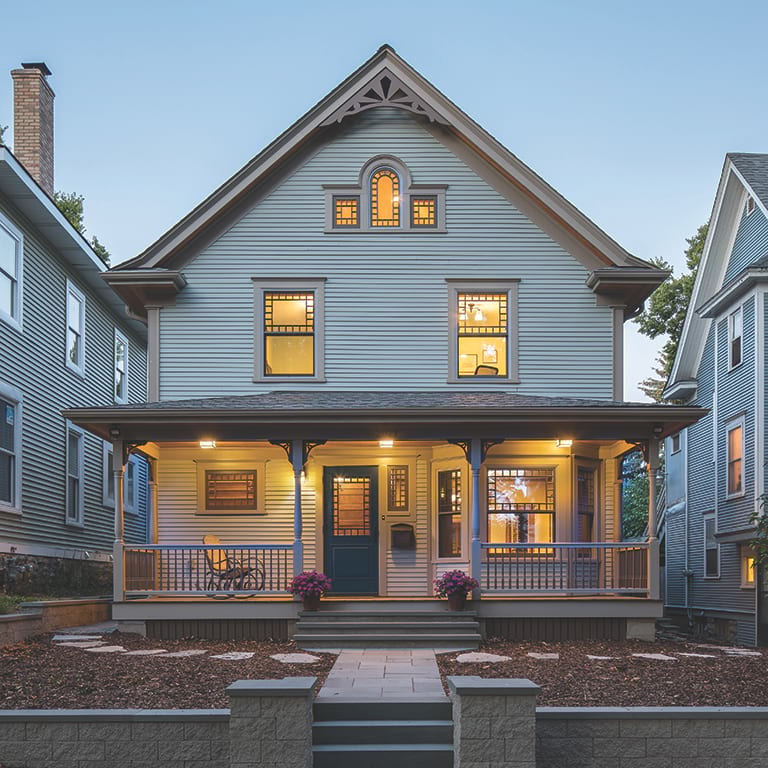
#> input picture casa.jpg, 768 x 768 px, found by its file name
$ jupyter execute TallerCV.ipynb
#> lines starting #> are read from the running program, lines starting #| are printed output that depends on the picture
<a href="https://colab.research.google.com/github/santialferez/tallerCV/blob/master/TallerCV.ipynb" target="_parent"></a>

[cell 1]
import numpy as np
import cv2
from urllib import request
from matplotlib import pyplot as plt

[cell 2]
# Funcion para leer una imagen desde un link (url) con opencv
def url_to_image(url):
  #Baja la imagen, la convierte en un array de numpy y la lee con opencv
  resp = request.urlopen(url)
  image = np.asarray(bytearray(resp.read()), dtype="uint8")
  image = cv2.imdecode(image, cv2.IMREAD_COLOR)
#> image is the input picture: shape (768, 768, 3); mean B, G, R 132.8, 128.1, 122.8
  return image

## Jugando con la convolución bidimensionay los kernels

Si no se sube una imagen a Colab, y se usa el link dispuesto

[cell 3]
im = url_to_image("https://github.com/santialferez/tallerCV/blob/master/casa.jpg?raw=true")
im = cv2.cvtColor(im, cv2.COLOR_BGR2RGB) # Opencv tiene por defecto los colores BGR (blue,green,red)
plt.imshow(im);

Si se sube una imagen a la carpeta raíz de Colab

[cell 4]
im = cv2.imread("casa.jpg")
im = cv2.cvtColor(im, cv2.COLOR_BGR2RGB) # Opencv tiene por defecto los colores BGR (blue,green,red)
plt.imshow(im);

Conversión a escala de grises

[cell 5]
im_gray = cv2.cvtColor(im, cv2.COLOR_RGB2GRAY)
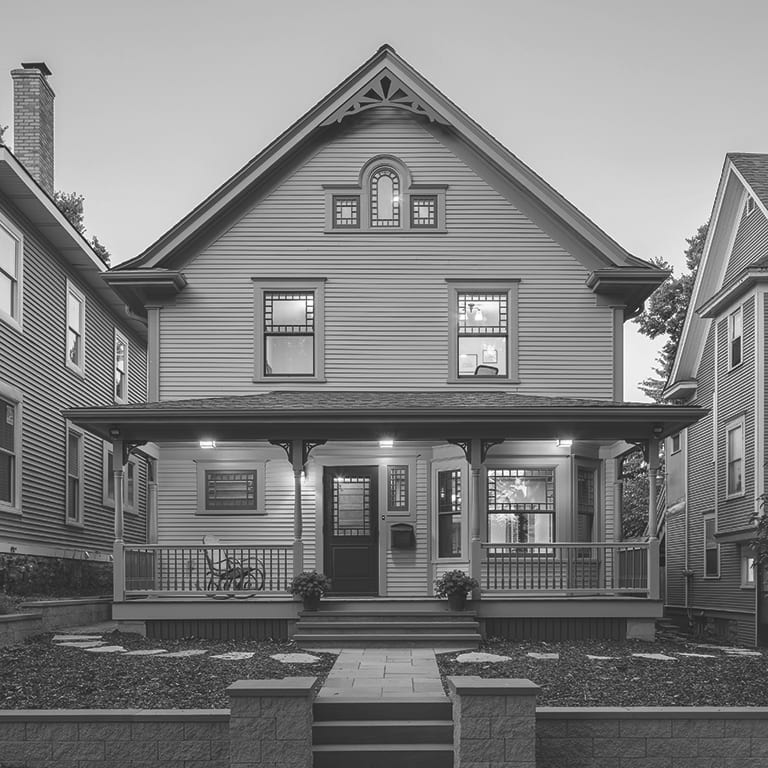
#> im_gray: shape (768, 768); min 9, max 255, mean 127.1
plt.imshow(im_gray, cmap='gray');

**Kernel horizontal**

[cell 6]
#prewitt lineas horizontales
kernelx = np.array( [[ 1, 1, 1],
                     [ 0, 0, 0],
                     [-1,-1,-1]] )
img_prewittx = cv2.filter2D(im_gray, -1, kernelx)
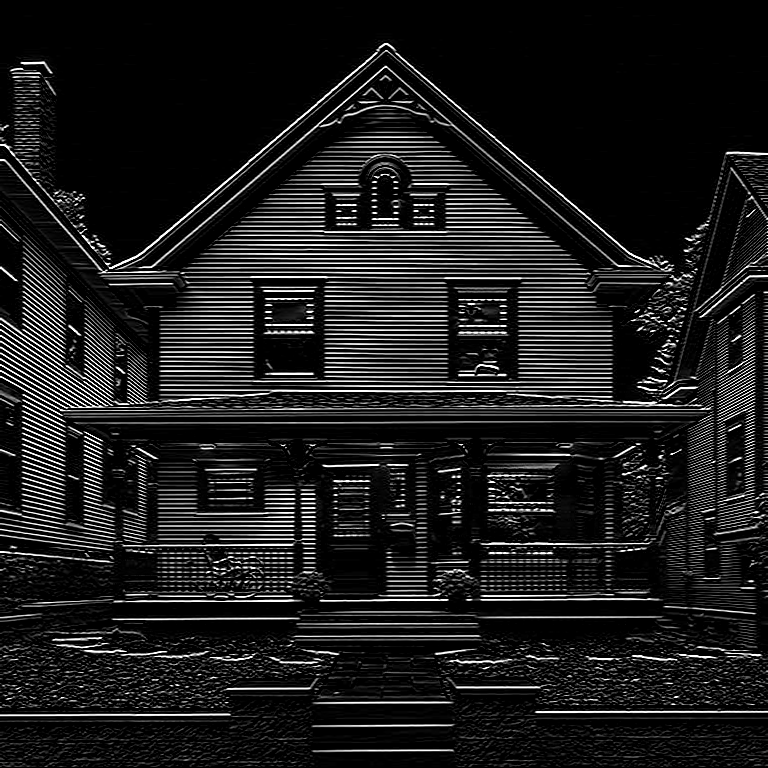
#> img_prewittx: shape (768, 768); min 0, max 255, mean 28.5
plt.imshow(img_prewittx, cmap='gray');

**Kernel Vertical**

[cell 7]
#prewitt lineas verticales
kernely = np.array( [[-1, 0, 1],
                     [-1, 0, 1],
                     [-1, 0, 1]] )
img_prewitty = cv2.filter2D(im_gray, -1, kernely)
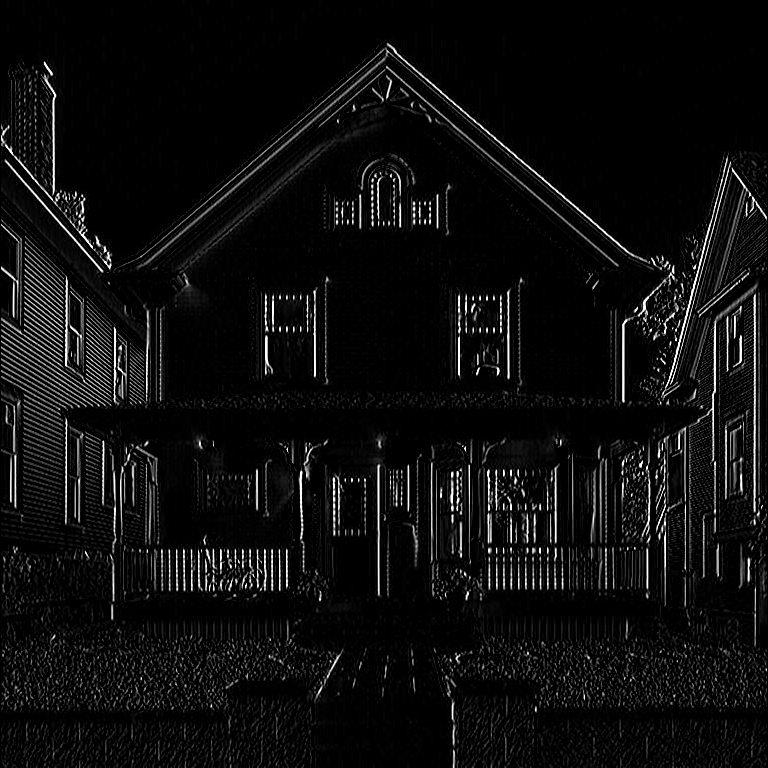
#> img_prewitty: shape (768, 768); min 0, max 255, mean 13.5
plt.imshow(img_prewitty, cmap='gray');

**Kernel para filtrado promedio**

[cell 8]
#filtro promedio
kernel_mean = (1/25)*np.array( [[1, 1, 1, 1, 1],
                                [1, 1, 1, 1, 1],
                                [1, 1, 1, 1, 1],
                                [1, 1, 1, 1, 1],
                                [1, 1, 1, 1, 1]] )
casa_gray_mean = cv2.filter2D(im_gray, -1, kernel_mean)
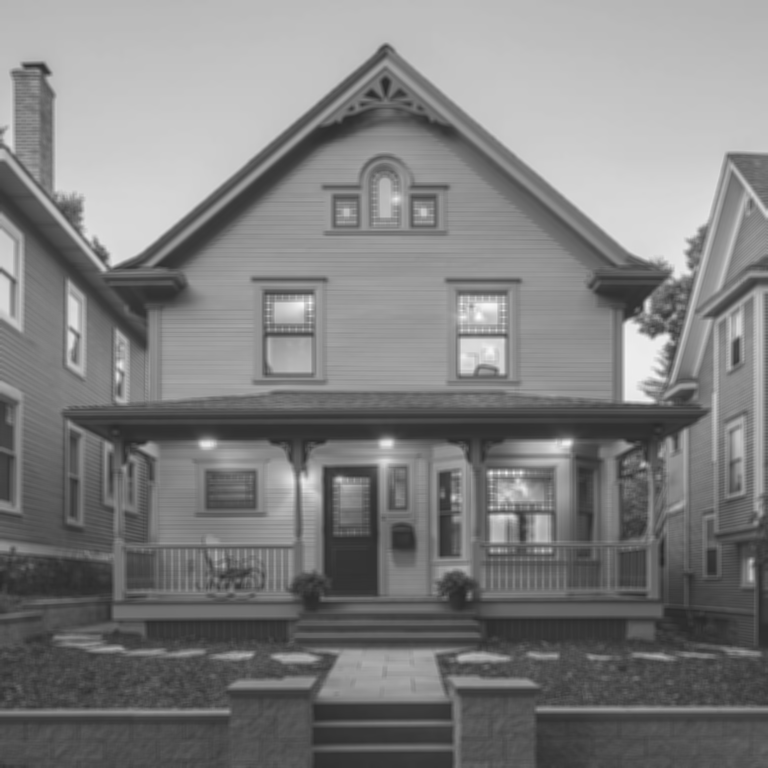
#> casa_gray_mean: shape (768, 768); min 37, max 253, mean 127.1
plt.figure(figsize=(10,10)) # Con esto se aumenta el tamano de visualizacion de la imagen
plt.imshow(casa_gray_mean, cmap='gray');

### Ejercicios
- Realice el filtrado bidimensional (mediante convolución) para producir una nitidez aumentada (sharpening) sobre la imagen de la casa
- Realice el filtrado (mediante convolución) para producir un suavizado de tipo Gaussiano

## Algo más avanzado (opcional). Uso del algoritmo de Viola-Jones

[cell 9]
img = url_to_image("https://github.com/santialferez/tallerCV/blob/master/santiYoung.png?raw=true")
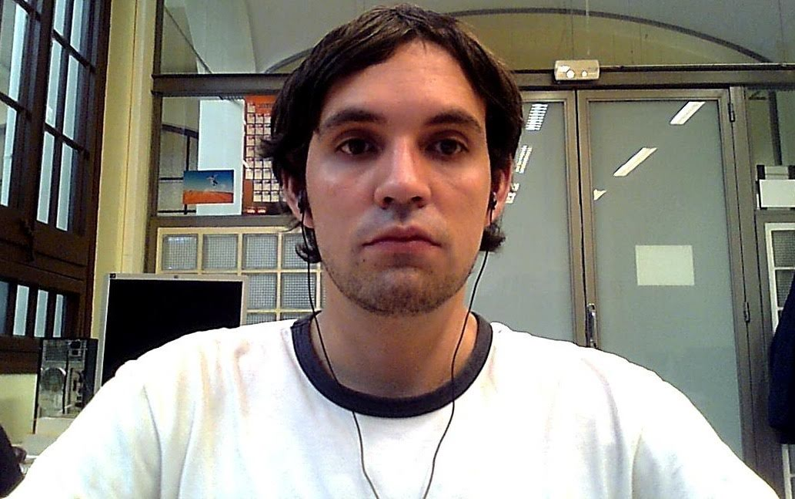
#> input picture santiYoung.png, 795 x 499 px, found by its file name
#> in url_to_image, image is the input picture: shape (499, 795, 3); mean B, G, R 123.4, 132.6, 138.5
img = cv2.cvtColor(img, cv2.COLOR_BGR2RGB) # Opencv tiene por defecto los colores BGR (blue,green,red)
plt.imshow(img);

[cell 10]
img = cv2.imread("santiYoung.png")
img = cv2.cvtColor(img, cv2.COLOR_BGR2RGB)
plt.imshow(img);

[cell 11]
#Cargando los clasificadores (en formato XML)
face_cascade = cv2.CascadeClassifier(cv2.data.haarcascades + 'haarcascade_frontalface_default.xml')
eye_cascade = cv2.CascadeClassifier(cv2.data.haarcascades + 'haarcascade_eye.xml')

# Convierte la imagen a escala de grises
gray = cv2.cvtColor(img, cv2.COLOR_RGB2GRAY)
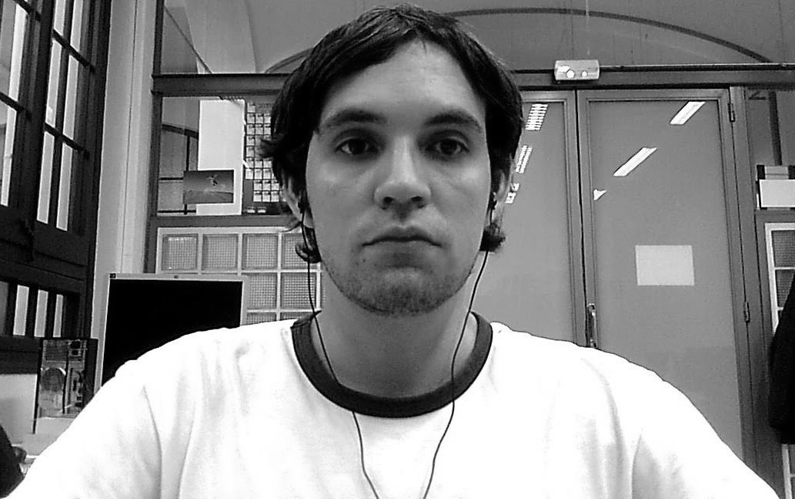
#> gray: shape (499, 795); min 0, max 255, mean 133.3

[cell 12]
# Realiza la deteccion de rostros
faces = face_cascade.detectMultiScale(gray, 1.3, 5)
#> faces = [[279, 45, 250, 250]]

[cell 13]
# Dibuja rectangulos en las caras y ojos
for (x,y,w,h) in faces:
    img = cv2.rectangle(img,(x,y),(x+w,y+h),(255,0,0),2)
    roi_gray = gray[y:y+h, x:x+w]
    roi_color = img[y:y+h, x:x+w]
#> this loop made 1 pass
#> pass 1, `img = cv2.rectangle(img,(x,y),(x+w,y+h),(255,0,0),2)`:
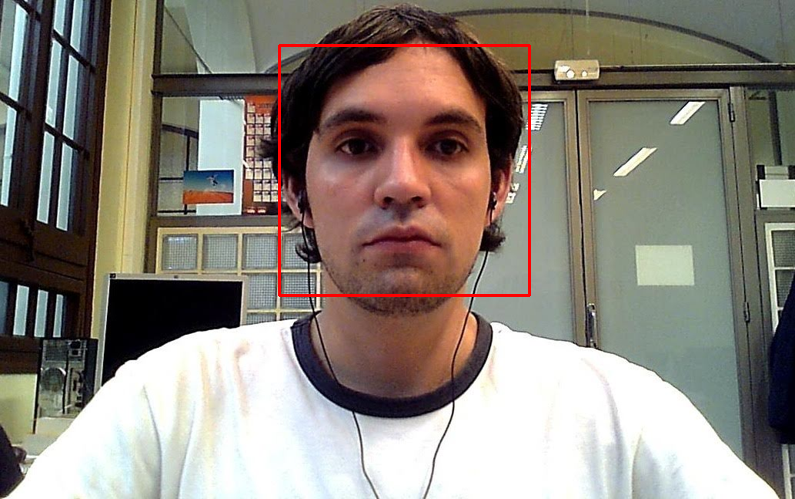
#> img: shape (499, 795, 3); mean R, G, B 139.6, 131.8, 122.7
#> pass 1, `roi_gray = gray[y:y+h, x:x+w]`:
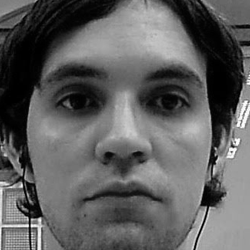
#> roi_gray: shape (250, 250); min 0, max 255, mean 94.8
#> pass 1, `roi_color = img[y:y+h, x:x+w]`:
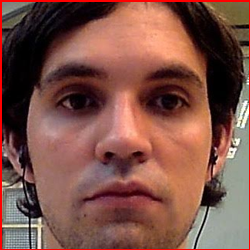
#> roi_color: shape (250, 250, 3); mean R, G, B 126.7, 82.3, 72.1
plt.imshow(img);
